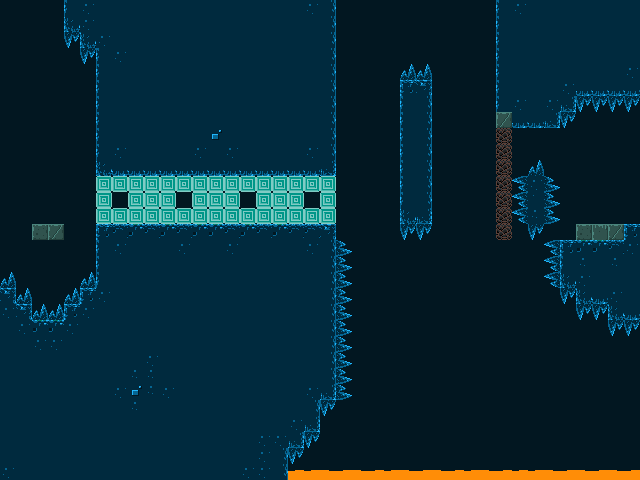

Rendered tile map (Tiled .tmx) drawn with the repository's tilesets; below, a short description and the map source with its tile grids summarised:
An orthogonal 40x30 tile map with 16x16 px tiles, 6 tile layers (backgroundLayer, stageLayer, trapsLayer, fragileLayer, ...), 4 tilesets and 14 objects (12x secret, playerStart, portal).

<map version="1.0" orientation="orthogonal" renderorder="right-down" width="40" height="30" tilewidth="16" tileheight="16" nextobjectid="44">
 <tileset firstgid="1" name="stageTiles" tilewidth="16" tileheight="16" tilecount="60" columns="10">
  <image source="../assets/img/tiles.png" width="160" height="96" />
 </tileset>
 <tileset firstgid="61" name="playerTiles" tilewidth="16" tileheight="16" tilecount="16" columns="4">
  <image source="../assets/img/player.png" width="64" height="64" />
 </tileset>
 <tileset firstgid="77" name="itemsTiles" tilewidth="16" tileheight="16" tilecount="16" columns="4">
  <image source="../assets/img/items.png" width="64" height="64" />
 </tileset>
 <tileset firstgid="93" name="secret" tilewidth="16" tileheight="16" tilecount="6" columns="6">
  <image source="../assets/img/secret.png" width="96" height="16" />
 </tileset>
 <layer name="backgroundLayer" width="40" height="30">
  <data>[1200 cells, 1200 non-empty, 7 distinct tile ids]</data>
 </layer>
 <objectgroup name="objectsLayer">
  <object id="1" name="Player" type="playerStart" gid="66" x="51" y="224" width="16" height="16" />
  <object id="8" name="Portal" type="portal" gid="79" x="624" y="224" width="16" height="16">
   <properties>
    <property name="animated" type="bool" value="true" />
    <property name="sprite" value="portal" />
    <property name="targetTilemap" value="17" />
   </properties>
  </object>
  <object id="30" name="Secret" type="secret" gid="93" x="304" y="208" width="16" height="16">
   <properties>
    <property name="animated" type="bool" value="true" />
    <property name="sprite" value="secret" />
   </properties>
  </object>
  <object id="31" name="Secret" type="secret" gid="93" x="240" y="208" width="16" height="16">
   <properties>
    <property name="animated" type="bool" value="true" />
    <property name="sprite" value="secret" />
   </properties>
  </object>
  <object id="32" name="Secret" type="secret" gid="93" x="176" y="208" width="16" height="16">
   <properties>
    <property name="animated" type="bool" value="true" />
    <property name="sprite" value="secret" />
   </properties>
  </object>
  <object id="33" name="Secret" type="secret" gid="93" x="112" y="208" width="16" height="16">
   <properties>
    <property name="animated" type="bool" value="true" />
    <property name="sprite" value="secret" />
   </properties>
  </object>
  <object id="34" name="Secret" type="secret" gid="93" x="383" y="208" width="16" height="16">
   <properties>
    <property name="animated" type="bool" value="true" />
    <property name="sprite" value="secret" />
   </properties>
  </object>
  <object id="35" name="Secret" type="secret" gid="93" x="337" y="160" width="16" height="16">
   <properties>
    <property name="animated" type="bool" value="true" />
    <property name="sprite" value="secret" />
   </properties>
  </object>
  <object id="36" name="Secret" type="secret" gid="93" x="383" y="111" width="16" height="16">
   <properties>
    <property name="animated" type="bool" value="true" />
    <property name="sprite" value="secret" />
   </properties>
  </object>
  <object id="37" name="Secret" type="secret" gid="93" x="432" y="208" width="16" height="16">
   <properties>
    <property name="animated" type="bool" value="true" />
    <property name="sprite" value="secret" />
   </properties>
  </object>
  <object id="38" name="Secret" type="secret" gid="93" x="480" y="240" width="16" height="16">
   <properties>
    <property name="animated" type="bool" value="true" />
    <property name="sprite" value="secret" />
   </properties>
  </object>
  <object id="39" name="Secret" type="secret" gid="93" x="480" y="208" width="16" height="16">
   <properties>
    <property name="animated" type="bool" value="true" />
    <property name="sprite" value="secret" />
   </properties>
  </object>
  <object id="40" name="Secret" type="secret" gid="93" x="480" y="176" width="16" height="16">
   <properties>
    <property name="animated" type="bool" value="true" />
    <property name="sprite" value="secret" />
   </properties>
  </object>
  <object id="41" name="Secret" type="secret" gid="93" x="480" y="142" width="16" height="16">
   <properties>
    <property name="animated" type="bool" value="true" />
    <property name="sprite" value="secret" />
   </properties>
  </object>
 </objectgroup>
 <layer name="stageLayer" width="40" height="30">
  <data>[1200 cells, 127 non-empty, 13 distinct tile ids]</data>
 </layer>
 <layer name="trapsLayer" width="40" height="30">
  <data>[1200 cells, 68 non-empty, 6 distinct tile ids]</data>
 </layer>
 <layer name="fragileLayer" width="40" height="30">
  <data>[1200 cells, 7 non-empty, 1 distinct tile ids]</data>
 </layer>
 <layer name="drillLayer" width="40" height="30">
  <data>[1200 cells, 41 non-empty, 1 distinct tile ids]</data>
 </layer>
 <layer name="springLayer" width="40" height="30">
  <data>[1200 cells, 0 non-empty, 0 distinct tile ids]</data>
 </layer>
</map>
